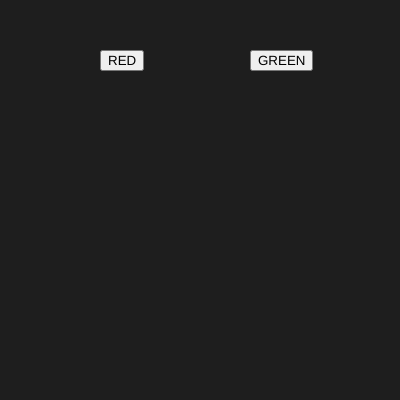
Frame 1 (no input)
Frame 60 (no input): identical to frame 1, image omitted
Frame 120 (the mouse pressed at the canvas centre since frame 60): identical to frame 1, image omitted

The p5.js sketch that drew this single still picture (run headless with seeded random() and noise() and a simulated clock; from frame 60 on, the mouse is pressed at the canvas centre):

// p5.js sketch
// ── sketch.js
var bttn_red;
var bttn_green;

function setup() {
  createCanvas(400,400);

  bttn_red = createButton("RED");
  bttn_red.position(100,50);
  bttn_red.mousePressed(red_bg);

  bttn_green = createButton("GREEN");
  bttn_green.position(250,50);
  bttn_green.mousePressed(green_bg);

  function red_bg()
  {
    r = 255;
    g = 0;
    b = 0;
  }
  
  function green_bg()
  {
    r = 0;
    g = 255;
    b = 0;
  }  
}

function draw() 
{
  background(30);
}


 
